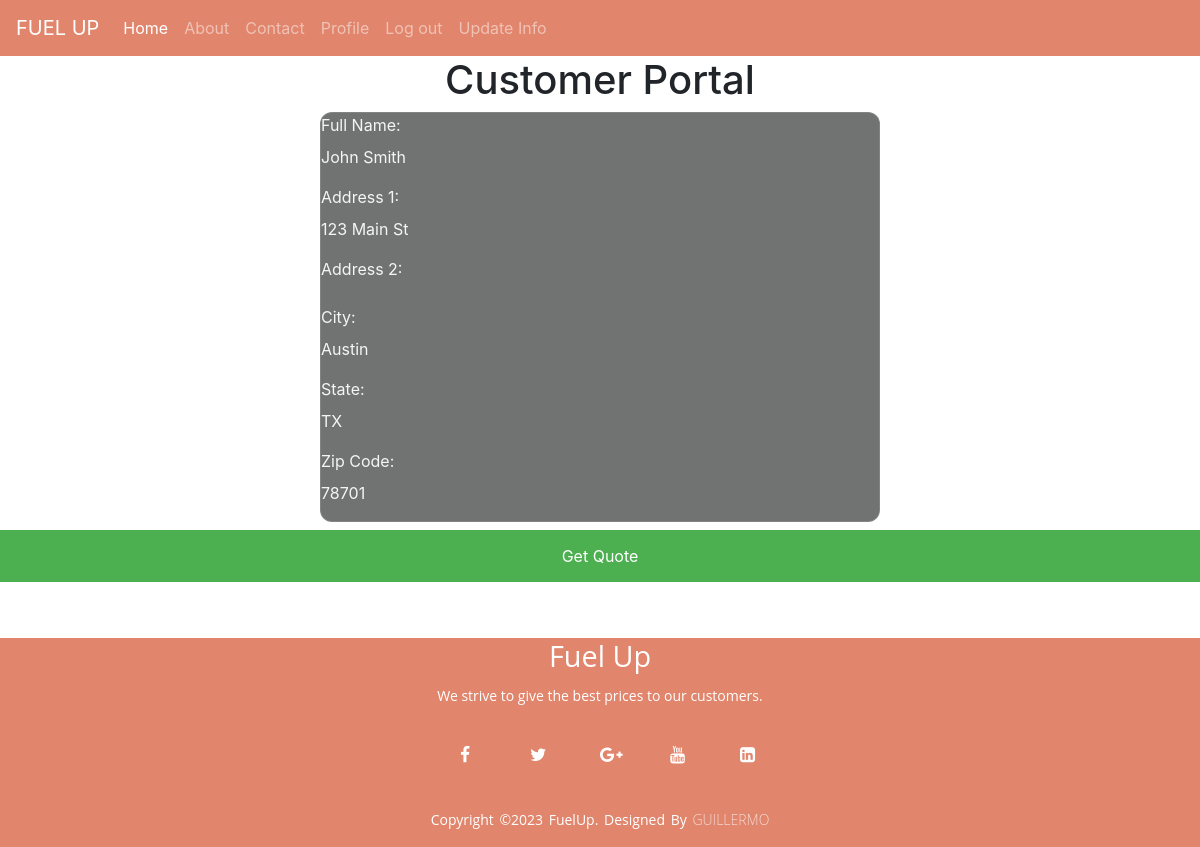
The page /customerPage.php (signed in) on the database its author committed.
### tables this page shows
CREATE TABLE `client_info` (
  `client_ID` int(100) NOT NULL,
  `Name` varchar(20) NOT NULL,
  `Address_1` varchar(40) NOT NULL,
  `Address_2` varchar(40) NOT NULL,
  `city` varchar(10) NOT NULL,
  `state` varchar(2) NOT NULL,
  `zipcode` int(5) NOT NULL,
  `cpm` int(100) NOT NULL
);

### customerPage.php (the view, shortened to what this page needs)
<?php
include('includes/header.php');
        require_once './includes/config/dbconnection.php';
      $sql = "SELECT name, address_1, address_2, city, state, zipcode FROM client_info WHERE client_ID = ?";
      $stmt = $con->prepare($sql);
      $stmt->bind_param("s", $_SESSION["useruid"]);
      $stmt->execute();
      $result = $stmt->get_result();
      $row = $result->fetch_assoc();
?>
<div class="customer_box">
    <h1 style="text-align: center">Customer Portal</h1>
    <form action="">
          <div class="form-group">
              <label>Full Name:</label>
              <p><?php echo $row['name']?></p>
          </div>
          <div class="form-group">
              <label>Address 1:</label>
              <p><?php echo $row['address_1']?></p>
          </div>
          <div class="form-group">
              <label>Address 2:</label>
          </div>
          <div class="form-group">
              <label>City:</label>
              <p><?php echo $row['city']?></p>
          </div>
          <div class="form-group">
              <label>State:</label>
             <p><?php echo $row['state']?></p>
          </div>
          <div class="form-group">
              <label>Zip Code:</label>
             <p><?php echo $row['zipcode']?></p>
        </div>
    </form>
        <a href="Fuel_Req_Form.php">
        <button class="submit_Button" name = "submit" type="submit">Get Quote</button>
        </a>
</div>
<br>
<br>
<?php
include('includes/footer.php');
?>

### css/style.css (style rules this page uses)
* { margin: 0; padding: 0; box-sizing: border-box; }
body { min-height: 100vh; }
form { width: 35rem; margin: auto; color: whitesmoke; backdrop-filter: blur(16px) saturate(180%); -webkit-backdrop-filter: blur(16px) saturate(180%); background-color: rgba(11, 15, 13, 0.582); border-radius: 12px; border: 1px solid rgba(255, 255, 255, 0.125); }
.submit_Button { background-color: #4CAF50; color: white; padding: 14px 20px; margin: 8px 0; border: none; cursor: pointer; width: 100%; }

### rows shown on the page
client_info: Name "John Smith", Address_1 "123 Main St", city "Austin", state "TX", zipcode "78701"
